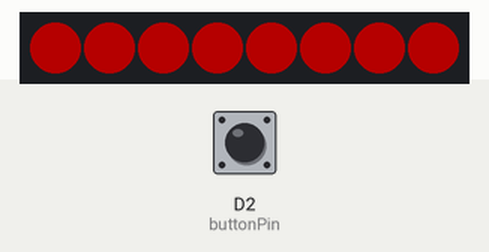
This sketch was run on a simulated Arduino Uno R4 WiFi. Shown: 8 RGB LEDs in strip order, left to right. The test bench sets the inputs (shaded band); at power-on: D2 (buttonPin) HIGH. Dim RGB values are drawn brighter than linear.

Above: at 1.2 s.
1.3 s: D2 (buttonPin) pulled LOW for 0.15 s
At 1.7 s:
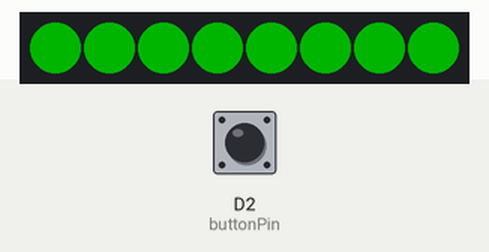
Timing chart, 0 to 6.8 s (numbered marks = the images above; inputs shaded):
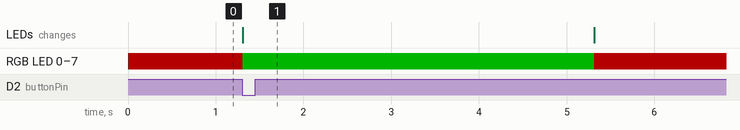

The sketch:

RevivalButtonWithModulino.ino
```cpp
#include <Modulino.h>
ModulinoPixels pixels;
int brightness = 25;
const int buttonPin = 2;

void setup() {
  // put your setup code here, to run once:
  Modulino.begin();
  pixels.begin();
  pinMode(buttonPin, INPUT_PULLUP);
}

void loop() {
  // put your main code here, to run repeatedly
  int buttonState = digitalRead(buttonPin);

  if (buttonState == HIGH){
    for (int i = 0; i < 8; i++){
      pixels.set(i,RED, brightness);
      pixels.show();
    }
  } else{
    for (int i = 0; i < 8; i++){
      pixels.set(i,GREEN, brightness);
      pixels.show();
    }
    delay(4000);
  }
}
```

Measured:
- after the input at 1.3 s, RGB LED 0–7: RGB(63, 0, 0) → RGB(0, 63, 0) at once, → RGB(63, 0, 0) 4.0 s later; the LEDs: change at once (image 1)
